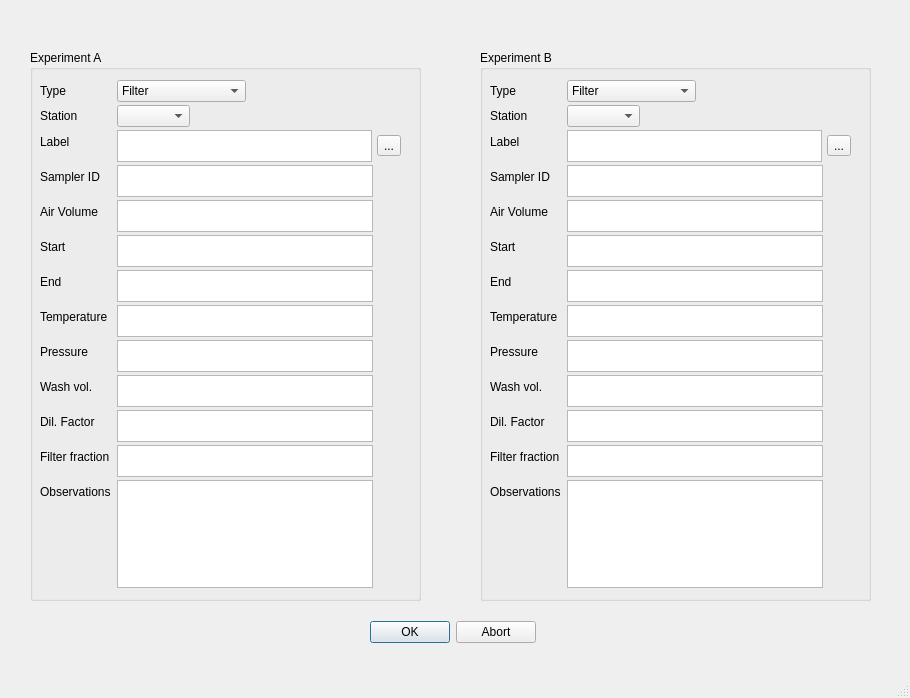
<?xml version="1.0" encoding="UTF-8"?>
<ui version="4.0">
 <class>MainWindow</class>
 <widget class="QMainWindow" name="MainWindow">
  <property name="geometry">
   <rect>
    <x>0</x>
    <y>0</y>
    <width>910</width>
    <height>698</height>
   </rect>
  </property>
  <property name="sizePolicy">
   <sizepolicy hsizetype="Expanding" vsizetype="Expanding">
    <horstretch>0</horstretch>
    <verstretch>0</verstretch>
   </sizepolicy>
  </property>
  <property name="windowTitle">
   <string>MainWindow</string>
  </property>
  <widget class="QWidget" name="centralwidget">
   <widget class="QGroupBox" name="groupBoxA">
    <property name="enabled">
     <bool>true</bool>
    </property>
    <property name="geometry">
     <rect>
      <x>30</x>
      <y>50</y>
      <width>391</width>
      <height>551</height>
     </rect>
    </property>
    <property name="title">
     <string>Experiment A</string>
    </property>
    <widget class="QWidget" name="formLayoutWidget_2">
     <property name="geometry">
      <rect>
       <x>10</x>
       <y>30</y>
       <width>361</width>
       <height>511</height>
      </rect>
     </property>
     <layout class="QFormLayout" name="formLayout_A">
      <property name="sizeConstraint">
       <enum>QLayout::SetMaximumSize</enum>
      </property>
      <property name="fieldGrowthPolicy">
       <enum>QFormLayout::FieldsStayAtSizeHint</enum>
      </property>
      <property name="rowWrapPolicy">
       <enum>QFormLayout::WrapLongRows</enum>
      </property>
      <property name="verticalSpacing">
       <number>3</number>
      </property>
      <property name="bottomMargin">
       <number>3</number>
      </property>
      <item row="0" column="0">
       <widget class="QLabel" name="label_type">
        <property name="text">
         <string>Type</string>
        </property>
        <property name="buddy">
         <cstring>comboBoxSampleType_A</cstring>
        </property>
       </widget>
      </item>
      <item row="0" column="1">
       <widget class="QComboBox" name="comboBoxSampleType_A">
        <item>
         <property name="text">
          <string>Filter</string>
         </property>
        </item>
        <item>
         <property name="text">
          <string>Field background</string>
         </property>
        </item>
        <item>
         <property name="text">
          <string>Water background</string>
         </property>
        </item>
       </widget>
      </item>
      <item row="1" column="0">
       <widget class="QLabel" name="label_station">
        <property name="text">
         <string>Station</string>
        </property>
        <property name="buddy">
         <cstring>comboBoxStation</cstring>
        </property>
       </widget>
      </item>
      <item row="1" column="1">
       <widget class="QComboBox" name="comboBoxStation">
        <item>
         <property name="text">
          <string/>
         </property>
        </item>
        <item>
         <property name="text">
          <string>Helsinki</string>
         </property>
        </item>
        <item>
         <property name="text">
          <string>Kuopio</string>
         </property>
        </item>
        <item>
         <property name="text">
          <string>Pallas</string>
         </property>
        </item>
        <item>
         <property name="text">
          <string>Utö</string>
         </property>
        </item>
       </widget>
      </item>
      <item row="2" column="0">
       <widget class="QLabel" name="label_2">
        <property name="text">
         <string>Label</string>
        </property>
        <property name="buddy">
         <cstring>textLabel_A</cstring>
        </property>
       </widget>
      </item>
      <item row="3" column="0">
       <widget class="QLabel" name="label_5">
        <property name="text">
         <string>Sampler ID</string>
        </property>
        <property name="buddy">
         <cstring>textSamplerID_A</cstring>
        </property>
       </widget>
      </item>
      <item row="4" column="0">
       <widget class="QLabel" name="label_3">
        <property name="text">
         <string>Air Volume</string>
        </property>
        <property name="buddy">
         <cstring>textAirVolume_A</cstring>
        </property>
       </widget>
      </item>
      <item row="5" column="0">
       <widget class="QLabel" name="label_4">
        <property name="text">
         <string>Start</string>
        </property>
        <property name="buddy">
         <cstring>textStartTime_A</cstring>
        </property>
       </widget>
      </item>
      <item row="6" column="0">
       <widget class="QLabel" name="label">
        <property name="text">
         <string>End</string>
        </property>
        <property name="buddy">
         <cstring>textEndTime_A</cstring>
        </property>
       </widget>
      </item>
      <item row="7" column="0">
       <widget class="QLabel" name="label_6">
        <property name="text">
         <string>Temperature</string>
        </property>
        <property name="buddy">
         <cstring>textTemp_A</cstring>
        </property>
       </widget>
      </item>
      <item row="8" column="0">
       <widget class="QLabel" name="label_7">
        <property name="text">
         <string>Pressure</string>
        </property>
        <property name="buddy">
         <cstring>textPress_A</cstring>
        </property>
       </widget>
      </item>
      <item row="9" column="0">
       <widget class="QLabel" name="label_8">
        <property name="text">
         <string>Wash vol.</string>
        </property>
        <property name="buddy">
         <cstring>textVolWash_A</cstring>
        </property>
       </widget>
      </item>
      <item row="10" column="0">
       <widget class="QLabel" name="label_9">
        <property name="text">
         <string>Dil. Factor</string>
        </property>
        <property name="buddy">
         <cstring>textDilFactor_A</cstring>
        </property>
       </widget>
      </item>
      <item row="11" column="0">
       <widget class="QLabel" name="label_10">
        <property name="text">
         <string>Filter fraction</string>
        </property>
        <property name="buddy">
         <cstring>textFilterFraction_A</cstring>
        </property>
       </widget>
      </item>
      <item row="12" column="0">
       <widget class="QLabel" name="label_11">
        <property name="text">
         <string>Observations</string>
        </property>
        <property name="buddy">
         <cstring>textDescription_A</cstring>
        </property>
       </widget>
      </item>
      <item row="12" column="1">
       <widget class="QPlainTextEdit" name="textDescription_A">
        <property name="enabled">
         <bool>true</bool>
        </property>
        <property name="sizePolicy">
         <sizepolicy hsizetype="Expanding" vsizetype="Expanding">
          <horstretch>0</horstretch>
          <verstretch>0</verstretch>
         </sizepolicy>
        </property>
        <property name="maximumSize">
         <size>
          <width>16777215</width>
          <height>16777215</height>
         </size>
        </property>
        <property name="tabChangesFocus">
         <bool>true</bool>
        </property>
       </widget>
      </item>
      <item row="2" column="1">
       <layout class="QHBoxLayout" name="horizontalLayout_A">
        <property name="spacing">
         <number>5</number>
        </property>
        <property name="sizeConstraint">
         <enum>QLayout::SetNoConstraint</enum>
        </property>
        <item>
         <widget class="QPlainTextEdit" name="textLabel_A">
          <property name="sizePolicy">
           <sizepolicy hsizetype="Expanding" vsizetype="Expanding">
            <horstretch>1</horstretch>
            <verstretch>1</verstretch>
           </sizepolicy>
          </property>
          <property name="maximumSize">
           <size>
            <width>16777200</width>
            <height>32</height>
           </size>
          </property>
          <property name="tabChangesFocus">
           <bool>true</bool>
          </property>
         </widget>
        </item>
        <item>
         <widget class="QToolButton" name="searchByLabel_A">
          <property name="text">
           <string>...</string>
          </property>
          <property name="icon">
           <iconset theme="search">
            <normaloff>../../../../.designer/backup</normaloff>../../../../.designer/backup</iconset>
          </property>
         </widget>
        </item>
       </layout>
      </item>
      <item row="11" column="1">
       <widget class="QPlainTextEdit" name="textFilterFraction_A">
        <property name="maximumSize">
         <size>
          <width>16777215</width>
          <height>32</height>
         </size>
        </property>
        <property name="tabChangesFocus">
         <bool>true</bool>
        </property>
       </widget>
      </item>
      <item row="10" column="1">
       <widget class="QPlainTextEdit" name="textDilFactor_A">
        <property name="maximumSize">
         <size>
          <width>16777215</width>
          <height>32</height>
         </size>
        </property>
        <property name="tabChangesFocus">
         <bool>true</bool>
        </property>
       </widget>
      </item>
      <item row="9" column="1">
       <widget class="QPlainTextEdit" name="textVolWash_A">
        <property name="sizePolicy">
         <sizepolicy hsizetype="Expanding" vsizetype="Expanding">
          <horstretch>1</horstretch>
          <verstretch>1</verstretch>
         </sizepolicy>
        </property>
        <property name="maximumSize">
         <size>
          <width>16777215</width>
          <height>32</height>
         </size>
        </property>
        <property name="tabChangesFocus">
         <bool>true</bool>
        </property>
       </widget>
      </item>
      <item row="8" column="1">
       <widget class="QPlainTextEdit" name="textPress_A">
        <property name="sizePolicy">
         <sizepolicy hsizetype="Expanding" vsizetype="Expanding">
          <horstretch>1</horstretch>
          <verstretch>1</verstretch>
         </sizepolicy>
        </property>
        <property name="maximumSize">
         <size>
          <width>16777200</width>
          <height>32</height>
         </size>
        </property>
        <property name="tabChangesFocus">
         <bool>true</bool>
        </property>
       </widget>
      </item>
      <item row="7" column="1">
       <widget class="QPlainTextEdit" name="textTemp_A">
        <property name="sizePolicy">
         <sizepolicy hsizetype="Expanding" vsizetype="Expanding">
          <horstretch>1</horstretch>
          <verstretch>1</verstretch>
         </sizepolicy>
        </property>
        <property name="maximumSize">
         <size>
          <width>16777200</width>
          <height>32</height>
         </size>
        </property>
        <property name="tabChangesFocus">
         <bool>true</bool>
        </property>
       </widget>
      </item>
      <item row="6" column="1">
       <widget class="QPlainTextEdit" name="textEndTime_A">
        <property name="sizePolicy">
         <sizepolicy hsizetype="Expanding" vsizetype="Expanding">
          <horstretch>1</horstretch>
          <verstretch>1</verstretch>
         </sizepolicy>
        </property>
        <property name="maximumSize">
         <size>
          <width>16777200</width>
          <height>32</height>
         </size>
        </property>
        <property name="tabChangesFocus">
         <bool>true</bool>
        </property>
       </widget>
      </item>
      <item row="5" column="1">
       <widget class="QPlainTextEdit" name="textStartTime_A">
        <property name="sizePolicy">
         <sizepolicy hsizetype="Expanding" vsizetype="Expanding">
          <horstretch>1</horstretch>
          <verstretch>1</verstretch>
         </sizepolicy>
        </property>
        <property name="maximumSize">
         <size>
          <width>16777200</width>
          <height>32</height>
         </size>
        </property>
        <property name="tabChangesFocus">
         <bool>true</bool>
        </property>
       </widget>
      </item>
      <item row="4" column="1">
       <widget class="QPlainTextEdit" name="textAirVolume_A">
        <property name="sizePolicy">
         <sizepolicy hsizetype="Expanding" vsizetype="Expanding">
          <horstretch>1</horstretch>
          <verstretch>1</verstretch>
         </sizepolicy>
        </property>
        <property name="maximumSize">
         <size>
          <width>16777200</width>
          <height>32</height>
         </size>
        </property>
        <property name="tabChangesFocus">
         <bool>true</bool>
        </property>
       </widget>
      </item>
      <item row="3" column="1">
       <widget class="QPlainTextEdit" name="textSamplerID_A">
        <property name="sizePolicy">
         <sizepolicy hsizetype="Expanding" vsizetype="Expanding">
          <horstretch>1</horstretch>
          <verstretch>1</verstretch>
         </sizepolicy>
        </property>
        <property name="maximumSize">
         <size>
          <width>16777200</width>
          <height>32</height>
         </size>
        </property>
        <property name="tabChangesFocus">
         <bool>true</bool>
        </property>
       </widget>
      </item>
     </layout>
    </widget>
   </widget>
   <widget class="QDialogButtonBox" name="ConfirmbuttonBox">
    <property name="geometry">
     <rect>
      <x>370</x>
      <y>620</y>
      <width>166</width>
      <height>25</height>
     </rect>
    </property>
    <property name="standardButtons">
     <set>QDialogButtonBox::Abort|QDialogButtonBox::Ok</set>
    </property>
   </widget>
   <widget class="QGroupBox" name="groupBoxB">
    <property name="enabled">
     <bool>true</bool>
    </property>
    <property name="geometry">
     <rect>
      <x>480</x>
      <y>50</y>
      <width>391</width>
      <height>551</height>
     </rect>
    </property>
    <property name="title">
     <string>Experiment B</string>
    </property>
    <widget class="QWidget" name="formLayoutWidget_3">
     <property name="geometry">
      <rect>
       <x>10</x>
       <y>30</y>
       <width>361</width>
       <height>511</height>
      </rect>
     </property>
     <layout class="QFormLayout" name="formLayout_B">
      <property name="sizeConstraint">
       <enum>QLayout::SetMaximumSize</enum>
      </property>
      <property name="fieldGrowthPolicy">
       <enum>QFormLayout::FieldsStayAtSizeHint</enum>
      </property>
      <property name="rowWrapPolicy">
       <enum>QFormLayout::WrapLongRows</enum>
      </property>
      <property name="verticalSpacing">
       <number>3</number>
      </property>
      <property name="bottomMargin">
       <number>3</number>
      </property>
      <item row="0" column="0">
       <widget class="QLabel" name="label_type_B">
        <property name="text">
         <string>Type</string>
        </property>
        <property name="buddy">
         <cstring>comboBoxSampleType_B</cstring>
        </property>
       </widget>
      </item>
      <item row="0" column="1">
       <widget class="QComboBox" name="comboBoxSampleType_B">
        <item>
         <property name="text">
          <string>Filter</string>
         </property>
        </item>
        <item>
         <property name="text">
          <string>Field background</string>
         </property>
        </item>
        <item>
         <property name="text">
          <string>Water background</string>
         </property>
        </item>
       </widget>
      </item>
      <item row="1" column="0">
       <widget class="QLabel" name="label_station_B">
        <property name="text">
         <string>Station</string>
        </property>
        <property name="buddy">
         <cstring>comboBoxStation_B</cstring>
        </property>
       </widget>
      </item>
      <item row="1" column="1">
       <widget class="QComboBox" name="comboBoxStation_B">
        <item>
         <property name="text">
          <string/>
         </property>
        </item>
        <item>
         <property name="text">
          <string>Helsinki</string>
         </property>
        </item>
        <item>
         <property name="text">
          <string>Kuopio</string>
         </property>
        </item>
        <item>
         <property name="text">
          <string>Pallas</string>
         </property>
        </item>
        <item>
         <property name="text">
          <string>Utö</string>
         </property>
        </item>
       </widget>
      </item>
      <item row="2" column="0">
       <widget class="QLabel" name="label_12">
        <property name="text">
         <string>Label</string>
        </property>
        <property name="buddy">
         <cstring>textLabel_B</cstring>
        </property>
       </widget>
      </item>
      <item row="3" column="0">
       <widget class="QLabel" name="label_13">
        <property name="text">
         <string>Sampler ID</string>
        </property>
        <property name="buddy">
         <cstring>textSamplerID_B</cstring>
        </property>
       </widget>
      </item>
      <item row="4" column="0">
       <widget class="QLabel" name="label_14">
        <property name="text">
         <string>Air Volume</string>
        </property>
        <property name="buddy">
         <cstring>textAirVolume_B</cstring>
        </property>
       </widget>
      </item>
      <item row="5" column="0">
       <widget class="QLabel" name="label_15">
        <property name="text">
         <string>Start</string>
        </property>
        <property name="buddy">
         <cstring>textStartTime_B</cstring>
        </property>
       </widget>
      </item>
      <item row="6" column="0">
       <widget class="QLabel" name="label_16">
        <property name="text">
         <string>End</string>
        </property>
        <property name="buddy">
         <cstring>textEndTime_B</cstring>
        </property>
       </widget>
      </item>
      <item row="7" column="0">
       <widget class="QLabel" name="label_17">
        <property name="text">
         <string>Temperature</string>
        </property>
        <property name="buddy">
         <cstring>textTemp_B</cstring>
        </property>
       </widget>
      </item>
      <item row="8" column="0">
       <widget class="QLabel" name="label_18">
        <property name="text">
         <string>Pressure</string>
        </property>
        <property name="buddy">
         <cstring>textPress_B</cstring>
        </property>
       </widget>
      </item>
      <item row="9" column="0">
       <widget class="QLabel" name="label_19">
        <property name="text">
         <string>Wash vol.</string>
        </property>
        <property name="buddy">
         <cstring>textVolWash_B</cstring>
        </property>
       </widget>
      </item>
      <item row="10" column="0">
       <widget class="QLabel" name="label_20">
        <property name="text">
         <string>Dil. Factor</string>
        </property>
        <property name="buddy">
         <cstring>textDilFactor_B</cstring>
        </property>
       </widget>
      </item>
      <item row="11" column="0">
       <widget class="QLabel" name="label_21">
        <property name="text">
         <string>Filter fraction</string>
        </property>
        <property name="buddy">
         <cstring>textFilterFraction_B</cstring>
        </property>
       </widget>
      </item>
      <item row="12" column="0">
       <widget class="QLabel" name="label_22">
        <property name="text">
         <string>Observations</string>
        </property>
        <property name="buddy">
         <cstring>textDescription_B</cstring>
        </property>
       </widget>
      </item>
      <item row="12" column="1">
       <widget class="QPlainTextEdit" name="textDescription_B">
        <property name="enabled">
         <bool>true</bool>
        </property>
        <property name="sizePolicy">
         <sizepolicy hsizetype="Expanding" vsizetype="Expanding">
          <horstretch>0</horstretch>
          <verstretch>0</verstretch>
         </sizepolicy>
        </property>
        <property name="maximumSize">
         <size>
          <width>16777215</width>
          <height>16777215</height>
         </size>
        </property>
        <property name="tabChangesFocus">
         <bool>true</bool>
        </property>
       </widget>
      </item>
      <item row="2" column="1">
       <layout class="QHBoxLayout" name="horizontalLayout_B">
        <property name="spacing">
         <number>5</number>
        </property>
        <property name="sizeConstraint">
         <enum>QLayout::SetNoConstraint</enum>
        </property>
        <item>
         <widget class="QPlainTextEdit" name="textLabel_B">
          <property name="sizePolicy">
           <sizepolicy hsizetype="Expanding" vsizetype="Expanding">
            <horstretch>1</horstretch>
            <verstretch>1</verstretch>
           </sizepolicy>
          </property>
          <property name="maximumSize">
           <size>
            <width>16777200</width>
            <height>32</height>
           </size>
          </property>
          <property name="tabChangesFocus">
           <bool>true</bool>
          </property>
         </widget>
        </item>
        <item>
         <widget class="QToolButton" name="searchByLabel_B">
          <property name="text">
           <string>...</string>
          </property>
          <property name="icon">
           <iconset theme="search">
            <normaloff>../../../../.designer/backup</normaloff>../../../../.designer/backup</iconset>
          </property>
         </widget>
        </item>
       </layout>
      </item>
      <item row="3" column="1">
       <widget class="QPlainTextEdit" name="textSamplerID_B">
        <property name="sizePolicy">
         <sizepolicy hsizetype="Expanding" vsizetype="Expanding">
          <horstretch>1</horstretch>
          <verstretch>1</verstretch>
         </sizepolicy>
        </property>
        <property name="maximumSize">
         <size>
          <width>16777200</width>
          <height>32</height>
         </size>
        </property>
        <property name="tabChangesFocus">
         <bool>true</bool>
        </property>
       </widget>
      </item>
      <item row="4" column="1">
       <widget class="QPlainTextEdit" name="textAirVolume_B">
        <property name="sizePolicy">
         <sizepolicy hsizetype="Expanding" vsizetype="Expanding">
          <horstretch>1</horstretch>
          <verstretch>1</verstretch>
         </sizepolicy>
        </property>
        <property name="maximumSize">
         <size>
          <width>16777200</width>
          <height>32</height>
         </size>
        </property>
        <property name="tabChangesFocus">
         <bool>true</bool>
        </property>
       </widget>
      </item>
      <item row="5" column="1">
       <widget class="QPlainTextEdit" name="textStartTime_B">
        <property name="sizePolicy">
         <sizepolicy hsizetype="Expanding" vsizetype="Expanding">
          <horstretch>1</horstretch>
          <verstretch>1</verstretch>
         </sizepolicy>
        </property>
        <property name="maximumSize">
         <size>
          <width>16777200</width>
          <height>32</height>
         </size>
        </property>
        <property name="tabChangesFocus">
         <bool>true</bool>
        </property>
       </widget>
      </item>
      <item row="6" column="1">
       <widget class="QPlainTextEdit" name="textEndTime_B">
        <property name="sizePolicy">
         <sizepolicy hsizetype="Expanding" vsizetype="Expanding">
          <horstretch>1</horstretch>
          <verstretch>1</verstretch>
         </sizepolicy>
        </property>
        <property name="maximumSize">
         <size>
          <width>16777200</width>
          <height>32</height>
         </size>
        </property>
        <property name="tabChangesFocus">
         <bool>true</bool>
        </property>
       </widget>
      </item>
      <item row="7" column="1">
       <widget class="QPlainTextEdit" name="textTemp_B">
        <property name="sizePolicy">
         <sizepolicy hsizetype="Expanding" vsizetype="Expanding">
          <horstretch>1</horstretch>
          <verstretch>1</verstretch>
         </sizepolicy>
        </property>
        <property name="maximumSize">
         <size>
          <width>16777200</width>
          <height>32</height>
         </size>
        </property>
        <property name="tabChangesFocus">
         <bool>true</bool>
        </property>
       </widget>
      </item>
      <item row="8" column="1">
       <widget class="QPlainTextEdit" name="textPress_B">
        <property name="sizePolicy">
         <sizepolicy hsizetype="Expanding" vsizetype="Expanding">
          <horstretch>1</horstretch>
          <verstretch>1</verstretch>
         </sizepolicy>
        </property>
        <property name="maximumSize">
         <size>
          <width>16777200</width>
          <height>32</height>
         </size>
        </property>
        <property name="tabChangesFocus">
         <bool>true</bool>
        </property>
       </widget>
      </item>
      <item row="11" column="1">
       <widget class="QPlainTextEdit" name="textFilterFraction_B">
        <property name="maximumSize">
         <size>
          <width>16777215</width>
          <height>32</height>
         </size>
        </property>
        <property name="tabChangesFocus">
         <bool>true</bool>
        </property>
       </widget>
      </item>
      <item row="10" column="1">
       <widget class="QPlainTextEdit" name="textDilFactor_B">
        <property name="maximumSize">
         <size>
          <width>16777215</width>
          <height>32</height>
         </size>
        </property>
        <property name="tabChangesFocus">
         <bool>true</bool>
        </property>
       </widget>
      </item>
      <item row="9" column="1">
       <widget class="QPlainTextEdit" name="textVolWash_B">
        <property name="sizePolicy">
         <sizepolicy hsizetype="Expanding" vsizetype="Expanding">
          <horstretch>1</horstretch>
          <verstretch>1</verstretch>
         </sizepolicy>
        </property>
        <property name="maximumSize">
         <size>
          <width>16777215</width>
          <height>32</height>
         </size>
        </property>
        <property name="tabChangesFocus">
         <bool>true</bool>
        </property>
       </widget>
      </item>
     </layout>
    </widget>
   </widget>
  </widget>
  <widget class="QStatusBar" name="statusbar"/>
 </widget>
 <tabstops>
  <tabstop>comboBoxSampleType_A</tabstop>
  <tabstop>comboBoxStation</tabstop>
  <tabstop>textLabel_A</tabstop>
  <tabstop>searchByLabel_A</tabstop>
  <tabstop>textSamplerID_A</tabstop>
  <tabstop>textAirVolume_A</tabstop>
  <tabstop>textStartTime_A</tabstop>
  <tabstop>textEndTime_A</tabstop>
  <tabstop>textTemp_A</tabstop>
  <tabstop>textPress_A</tabstop>
  <tabstop>textVolWash_A</tabstop>
  <tabstop>textDilFactor_A</tabstop>
  <tabstop>textFilterFraction_A</tabstop>
  <tabstop>textDescription_A</tabstop>
  <tabstop>comboBoxSampleType_B</tabstop>
  <tabstop>comboBoxStation_B</tabstop>
  <tabstop>textLabel_B</tabstop>
  <tabstop>searchByLabel_B</tabstop>
  <tabstop>textSamplerID_B</tabstop>
  <tabstop>textAirVolume_B</tabstop>
  <tabstop>textStartTime_B</tabstop>
  <tabstop>textEndTime_B</tabstop>
  <tabstop>textTemp_B</tabstop>
  <tabstop>textPress_B</tabstop>
  <tabstop>textVolWash_B</tabstop>
  <tabstop>textDilFactor_B</tabstop>
  <tabstop>textFilterFraction_B</tabstop>
  <tabstop>textDescription_B</tabstop>
 </tabstops>
 <resources/>
 <connections>
  <connection>
   <sender>ConfirmbuttonBox</sender>
   <signal>rejected()</signal>
   <receiver>MainWindow</receiver>
   <slot>close()</slot>
   <hints>
    <hint type="sourcelabel">
     <x>180</x>
     <y>611</y>
    </hint>
    <hint type="destinationlabel">
     <x>145</x>
     <y>574</y>
    </hint>
   </hints>
  </connection>
 </connections>
</ui>
